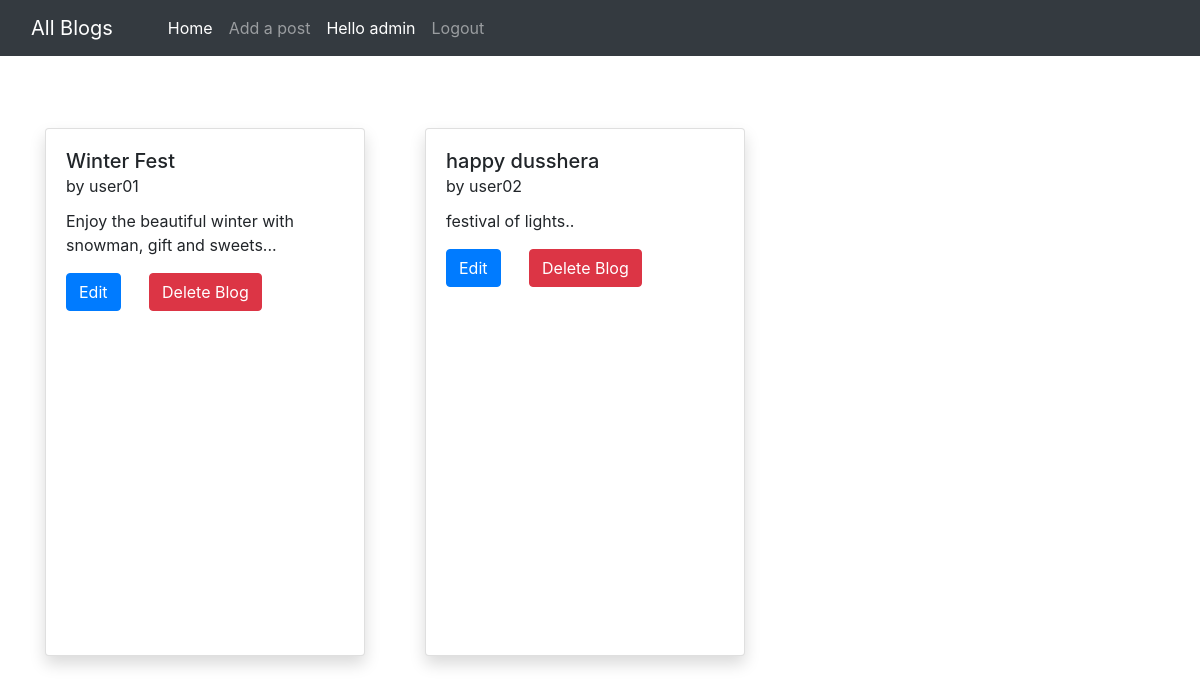
The app's page / (signed in) with its own data.
### blog/models.py (models this page shows, shortened)
class Post(models.Model):
    title=models.CharField(max_length=255)
    slug = models.SlugField(max_length=200, unique=True)
    author= models.ForeignKey(User, on_delete=models.CASCADE)
    content=models.TextField()
    created_on = models.DateTimeField(auto_now_add=True)
    updated_on = models.DateTimeField(auto_now= True)
    published = models.BooleanField(default=False)
    category = models.ForeignKey(Category, null=True, blank=True, on_delete=models.SET_NULL)
    class Meta:
        ordering = ['-created_on']

### blog/views.py (the view)
# urls.py: path("", PostList.as_view(), name="blogs"),
class PostList(generic.ListView):
    queryset = Post.objects.order_by('-created_on')
    template_name = 'dashboard.html'
    def get_context_data(self, *args, object_list=None, **kwargs):
        super_context = super().get_context_data(*args, object_list=object_list, **kwargs)
        super_context.update({'posts':super_context.get('object_list')})
        return super_context
    def get_queryset(self):
        queryset = super().get_queryset()
        if not self.request.user.is_authenticated:
            queryset = queryset.filter(published=True)
        else:
            queryset = queryset.exclude(~Q(published=True) & ~Q(author=self.request.user))
        return queryset

### templates/dashboard.html (shortened to what this page needs)
{% extends 'base.html' %}
{% block dashboardactive %} active {% endblock dashboardactive %}
{% block body %}
<div class="container mt-5 mb-3">
    <div class="row">
        {% for post in posts %}
        <div class="col-lg-4 my-4">
            <div class="card shadow" style="width: 20rem; height: 33rem;">
                <div class="card-body">
                  <h5 class="card-title">{{post.title}} <br><small>by {{post.author}} {% if not post.published %}(Hidden){% endif %}</small></h5>
                  <p class="card-text">{{post.content| truncatechars:210}}</p>
                  {% if user.is_superuser or user.id == post.author.id %}
                  <a href="/post/{{post.slug}}/edit" class="btn btn-primary">
                  Edit
                  </a>
                  {% else %}
                  <a href="/post/{{post.slug}}" class="btn btn-primary">
                  Read More
                  </a>
                    {% endif %}
                  {% if user.is_superuser or user.id == post.author.id %}
                  <a href="/post/{{post.id}}/delete" class="btn btn-danger mx-4">Delete Blog</a>
                  {% endif %}
                </div>
              </div>
        </div>
        {% endfor %}
    </div>
</div>
{% endblock %}

### templates/base.html (shortened to what this page needs)
<!doctype html>
<html lang="en">
  <head>
    <link href="//maxcdn.bootstrapcdn.com/bootstrap/4.1.1/css/bootstrap.min.css" rel="stylesheet" id="bootstrap-css">
    <link href="https://cdn.jsdelivr.net/npm/bootstrap@5.0.2/dist/css/bootstrap.min.css" rel="stylesheet">
    <link rel="stylesheet" href="https://maxcdn.bootstrapcdn.com/bootstrap/4.0.0/css/bootstrap.min.css">
  </head>
  <body>
    <nav class="navbar navbar-expand-lg navbar-dark bg-dark sticky-top">
        <div class="container-fluid">
          <a class="navbar-brand" href="#">All Blogs</a>
          <div class="collapse navbar-collapse" id="navbarSupportedContent">
          <div class="container mx-3">
            <ul class="navbar-nav me-auto mb-2 mb-lg-0">
              <li class="nav-item">
                <a class="nav-link {% block dashboardactive %} {% endblock dashboardactive %}" aria-current="page" href="/">Home</a>
              </li>
              {% if user.is_authenticated %}
              <li class="nav-item">
                <a class="nav-link {% block add_blogs_active %} {% endblock add_blogs_active %}" href="/post/add">Add a post</a>
              </li>
              <li class="nav-item">
                <a class="nav-link active" href="#">
                  <div class="text-reset">Hello {{request.user}}</div>
                  </a>
              </li>
              <li class="nav-item">
                <a class="nav-link" href="/logout/">Logout</a>
              </li>
              {% else %}
               <li class="nav-item">
                <a class="nav-link {% block loginactive %} {% endblock loginactive %}" href="/login/">Login</a>
              </li>
              {% endif %}
            </ul>
            </div>
          </div>
        </div>
      </nav>
      {% block body %}
      {% endblock body %}
</body>
</html>

### records on screen
Post: title "Winter Fest", author "user01", content "Enjoy the beautiful winter with snowman, gift and sweets..."
Post: title "happy dusshera", author "user02", content "festival of lights.."

### other values on screen
{{ request.user }} "admin"
